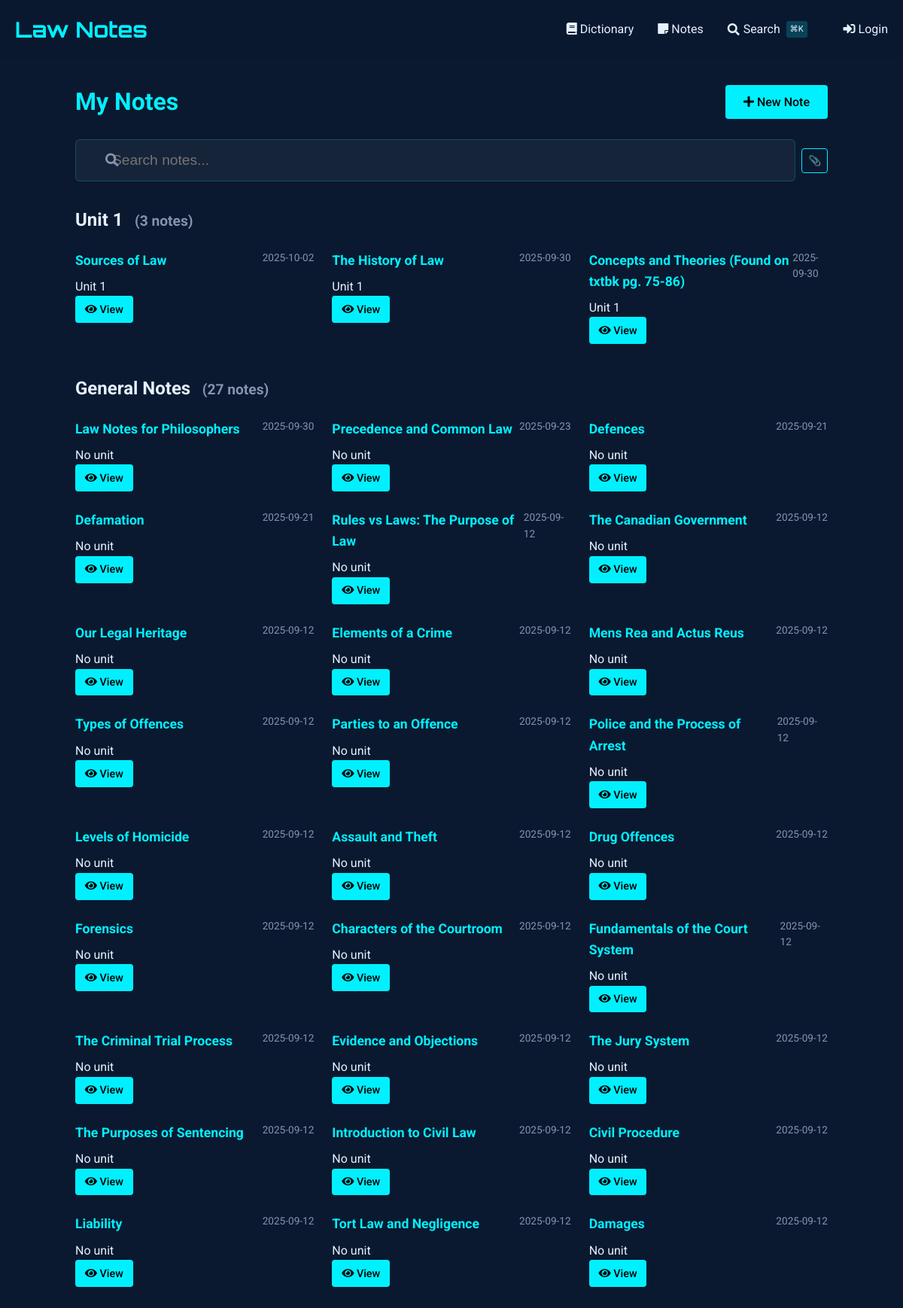
/notes, run on an earlier commit of the app's database.
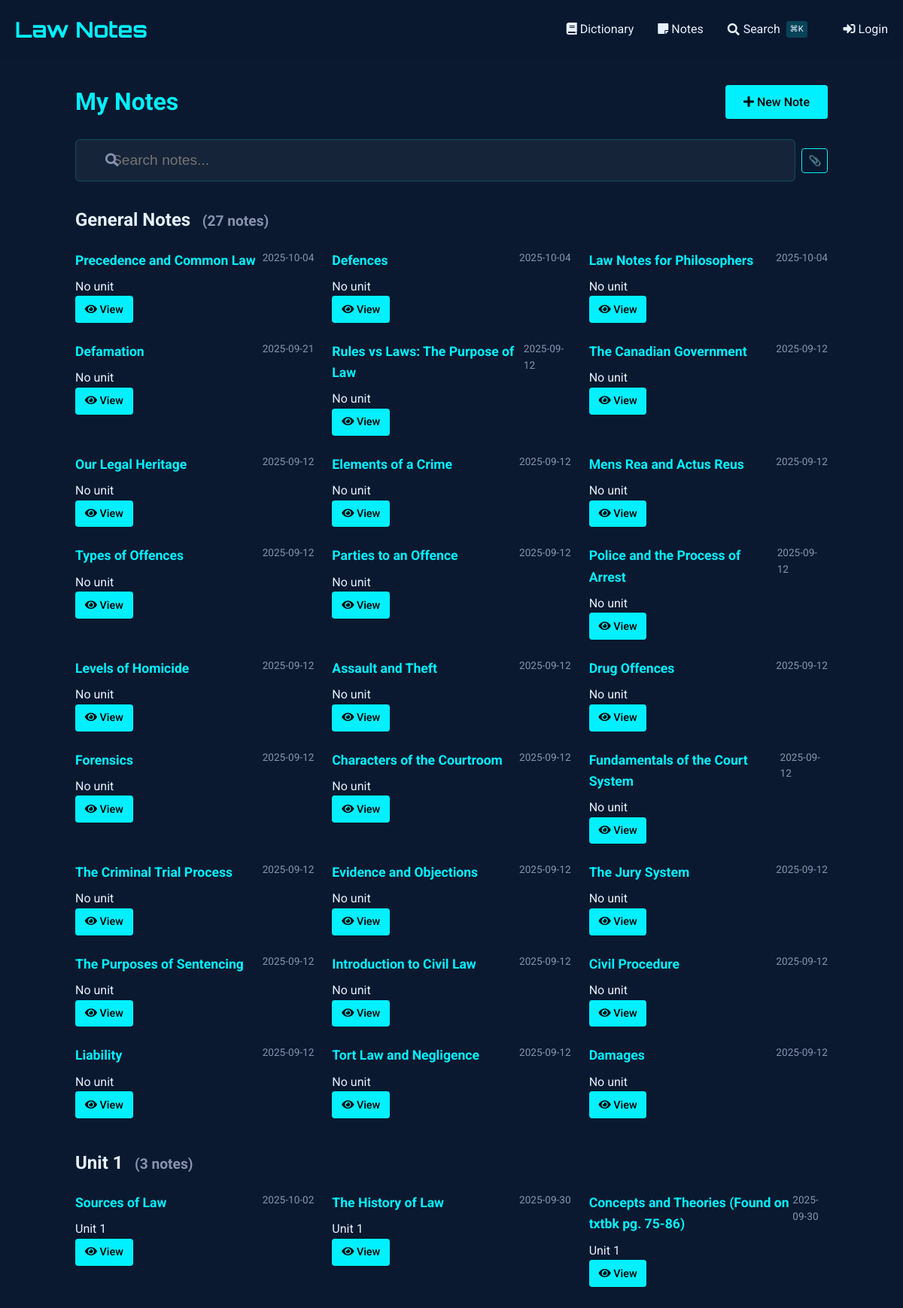
And on a later commit of the database.
### tables this page shows
CREATE TABLE notes (
    id INTEGER PRIMARY KEY AUTOINCREMENT,
    title TEXT NOT NULL,                -- short title for the note
    content TEXT NOT NULL,              -- the full note text
    unit_number INTEGER,                -- optional: to group with course units
    tags TEXT,                          -- comma-separated or JSON for filtering/search
    related_entries TEXT,               -- store glossary ids (e.g., "1,4,5") for cross-linking
    created_at TIMESTAMP DEFAULT CURRENT_TIMESTAMP,
    last_updated TIMESTAMP DEFAULT CURRENT_TIMESTAMP,
    views INTEGER DEFAULT 0,            -- track popularity
    is_favorite BOOLEAN DEFAULT 0,      -- quick flag for starred notes
    comments TEXT                       -- optional: your own thoughts or annotations
, has_worksheet BOOLEAN DEFAULT 0);

### notes_routes.py (the view)
@notes_bp.route('')
def index():
    db = SQL("sqlite:///notes.db")
    notes = db.execute("""
        SELECT id, title, unit_number,
               strftime('%Y-%m-%d', created_at) as created_date,
               strftime('%Y-%m-%d', last_updated) as last_updated,
               is_favorite, has_worksheet
        FROM notes
        ORDER BY last_updated DESC
    """)
    notes_by_unit = {}
    for note in notes:
        unit = note.get('unit_number', 'Ungrouped')
        if unit not in notes_by_unit:
            notes_by_unit[unit] = []
        notes_by_unit[unit].append(note)
    return render_template('notes/index.html',
                         notes_by_unit=notes_by_unit)

### sql.py (called while the page is built)
def _enable_logging(f):
    import logging
    import functools
    import os
    @functools.wraps(f)
    def decorator(*args, **kwargs):
        try:
            import flask
        except ModuleNotFoundError:
            return f(*args, **kwargs)
        disabled = logging.getLogger("cs50").disabled
        if flask.current_app and os.getenv("FLASK_ENV") == "development":
            logging.getLogger("cs50").disabled = False
        try:
            return f(*args, **kwargs)
        finally:
            logging.getLogger("cs50").disabled = disabled
    return decorator

    def __del__(self):
        self._disconnect()

    def _disconnect(self):
        if hasattr(_data, self._name()):
            getattr(_data, self._name()).close()
            delattr(_data, self._name())

    def _name(self):
        return str(hash(self))

        def connect(dbapi_connection, connection_record):
            try:
                if isinstance(
                    dbapi_connection, sqlite3.Connection
                ):  # If back end is sqlite
                    cursor = dbapi_connection.cursor()
                    cursor.execute("PRAGMA foreign_keys=ON")
                    cursor.close()
            except:
                pass

### templates/notes/index.html (shortened to what this page needs)
{% extends "notes/base.html" %}
{% block content %}
<div class="container" style="max-width: 1000px; margin: 0 auto;">
    <div style="display: flex; justify-content: space-between; align-items: center; margin-bottom: 1.5rem;">
        <h1 style="color: var(--primary); margin: 0;">
            My Notes
        </h1>
        <a href="{{ url_for('notes.add_note') }}" class="btn" style="background: var(--primary); color: #000; text-decoration: none; white-space: nowrap;">
            <i class="fas fa-plus"></i> New Note
        </a>
    </div>
    <div class="search-container">
        <i class="fas fa-search search-icon"></i>
        <input type="text" id="noteSearch" class="search-input" placeholder="Search notes..." autocomplete="off">
    </div>
    <div id="notesContainer">
        {% if notes_by_unit %}
            {% for unit, notes in notes_by_unit.items() %}
                <div class="unit-section" data-unit="{{ unit or 'general' }}">
                    <h2 class="unit-header">
                        {% if unit %}
                            Unit {{ unit }}
                        {% else %}
                            General Notes
                        {% endif %}
                        <small class="unit-count" style="font-size: 0.8em; color: #8892b0; margin-left: 0.5em;">
                        </small>
                    </h2>
                    <div class="notes-grid" style="display: grid; grid-template-columns: repeat(auto-fill, minmax(300px, 1fr)); gap: 1.5rem;" data-unit="{{ unit or 'general' }}">
                        {% for note in notes %}
                            <div class="note-card"
                                 data-id="{{ note.id }}"
                                 data-title="{{ note.title|lower }}"
                                 data-content="{{ note.content|lower }}"
                                 data-unit="{{ note.unit_number or 'general' }}"
                                 data-tags="{{ note.tags|default('', true)|lower }}"
                                 data-has-worksheet="{{ 'true' if note.has_worksheet else 'false' }}"
                                 data-date="{{ (note.last_updated or note.created_date)|lower }}"
                                 data-favorite="{{ 'favorite' if note.is_favorite else '' }}">
                                <div style="display: flex; justify-content: space-between; align-items: flex-start;">
                                    <h3 style="margin: 0 0 0.5rem 0; font-size: 1.1rem; color: var(--primary);">
                                        {{ note.title }}
                                    </h3>
                                    <span class="note-date" style="color: #8892b0; font-size: 0.85rem;">
                                        {{ note.last_updated or note.created_date }}
                                    </span>
                                </div>
                                <div class="note-meta">
                                    {% if note.unit_number %}
                                        <span>Unit {{ note.unit_number }}</span>
                                    {% else %}
                                        <span>No unit</span>
                                    {% endif %}
                                </div>
                                <div class="note-actions">
                                    <a href="{{ url_for('notes.view_note', note_id=note.id) }}" class="btn" style="padding: 0.4rem 0.8rem; font-size: 0.9rem;">
                                        <i class="fas fa-eye"></i> View
                                    </a>
                                </div>
                            </div>
                        {% endfor %}
                    </div>
                </div>
            {% endfor %}
        {% endif %}
    </div>
</div>
{% endblock %}

### templates/notes/base.html (shortened to what this page needs)
{% extends "dictionary/base.html" %}

### templates/dictionary/base.html (shortened to what this page needs)
<!DOCTYPE html>
<html lang="en">
<head>
    <link href="https://cdnjs.cloudflare.com/ajax/libs/font-awesome/5.15.4/css/all.min.css" rel="stylesheet">
</head>
<body>
    <header>
        <div class="container">
            <div class="header-content">
                <a href="{{ url_for('dictionary.index') }}" class="logo">Law Notes</a>
                <nav class="nav-links">
                    <a href="{{ url_for('dictionary.index') }}" class="nav-link">
                        <i class="fas fa-book"></i> Dictionary
                    </a>
                    <a href="{{ url_for('notes.index') }}" class="nav-link">
                        <i class="fas fa-sticky-note"></i> Notes
                    </a>
                    <a href="{{ url_for('search') }}" class="nav-link" style="display: flex; align-items: center; gap: 0.3rem;">
                        <i class="fas fa-search"></i>
                        <span>Search</span>
                        <span style="font-size: 0.7rem; background: rgba(0, 240, 255, 0.2); padding: 0.1rem 0.3rem; border-radius: 3px; margin-left: 0.2rem;">⌘K</span>
                    </a>
                    {% if session.get("name") %}
                    <a href="{{ url_for('dictionary.add_entry') }}" class="nav-link" style="margin-left: 1rem;">
                        <i class="fas fa-plus"></i> Add Entry
                    </a>
                    <a href="/auth/logout" class="nav-link">
                        <i class="fas fa-sign-out-alt"></i> Logout
                    </a>
                    {% else %}
                    <a href="/auth/login" class="nav-link" style="margin-left: 1rem;">
                        <i class="fas fa-sign-in-alt"></i> Login
                    </a>
                    {% endif %}
                </nav>
            </div>
        </div>
    </header>
    <main class="container" style="padding: 2rem 0;">
        {% block content %}{% endblock %}
    </main>
</body>
</html>

### templates/dictionary/base.html (style rules this page uses)
:root { --primary: #00f0ff; --bg-dark: #0a192f; --text: #e6f1ff; --success: #2ecc71; --error: #e74c3c; }
body { font-family: 'Roboto', sans-serif; background-color: var(--bg-dark); color: var(--text); line-height: 1.6; margin: 0; padding: 0; }
.container { max-width: 1200px; margin: 0 auto; padding: 0 20px; }
header { background: rgba(10, 25, 47, 0.9); padding: 1rem 0; }
.header-content { display: flex; justify-content: space-between; align-items: center; }
.logo { font-family: 'Orbitron', sans-serif; font-size: 1.8rem; color: var(--primary); text-decoration: none; font-weight: 700; }
.nav-links { display: flex; gap: 2rem; }
.nav-link { color: var(--text); text-decoration: none; transition: color 0.3s; }
.btn { display: inline-block; padding: 0.6rem 1.5rem; background: var(--primary); color: #000; border: none; border-radius: 4px; cursor: pointer; text-decoration: none; font-weight: 500; transition: all 0.3s; }

### templates/notes/index.html (style rules this page uses)
.search-container { margin-bottom: 2rem; position: relative; }
.search-input { width: 100%; padding: 0.8rem 1rem; padding-left: 2.5rem; font-size: 1rem; background: rgba(10, 25, 47, 0.7); border: 1px solid rgba(0, 240, 255, 0.3); border-radius: 4px; color: #e6f1ff; transition: all 0.3s ease; }
.search-icon { position: absolute; left: 1rem; top: 50%; transform: translateY(-50%); color: #8892b0; }
.unit-section { margin-bottom: 2.5rem; }

### templates/partials/spotlight_search.html (style rules this page uses)
.search-input { width: 100%; padding: 1rem 1rem 1rem 3rem; font-size: 1.2rem; background: rgba(255, 255, 255, 0.05); border: 1px solid rgba(0, 240, 255, 0.2); border-radius: 6px; color: #e6f1ff; transition: all 0.3s ease; }
.search-icon { position: absolute; left: 2.5rem; top: 50%; transform: translateY(-50%); color: #8892b0; font-size: 1.1rem; }

What changed in the data, as far as the page shows it:
changed notes "Precedence and Common Law": last_updated "2025-09-23" → "2025-10-04"
changed notes "Defences": last_updated "2025-09-21" → "2025-10-04"
changed notes "Law Notes for Philosophers": last_updated "2025-09-30" → "2025-10-04"; moves down the list
